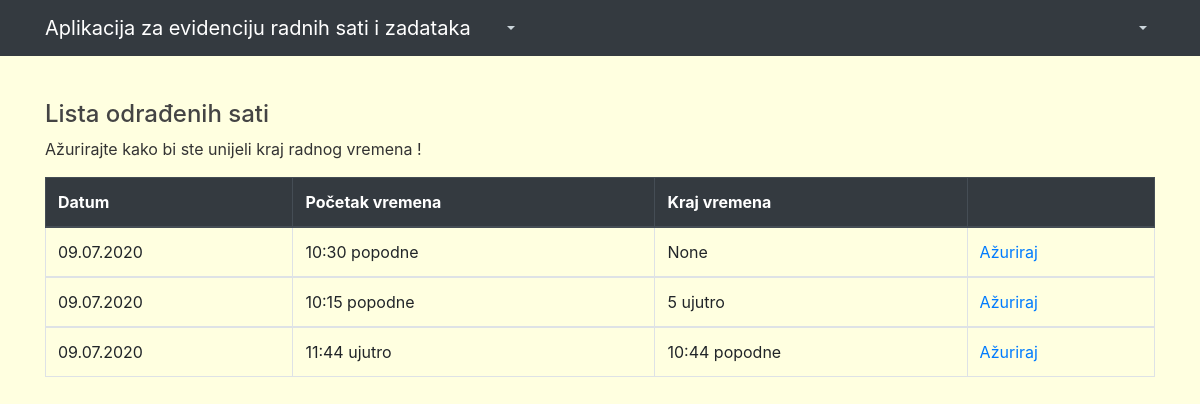
The app's page /osati1 (signed in) with its own data.
### app/models.py (models this page shows, shortened)
class OdradjeniSati(models.Model):
	datum = models.DateField(null= True, blank = True, auto_now_add=True)
	pvremena = models. TimeField(null= True, blank = True, verbose_name= 'Početak radnog vremena')
	kvremena = models. TimeField(null= True, blank = True, verbose_name= 'Kraj radnog vremena')
	korisnik = models.ForeignKey(User, on_delete=models.CASCADE ,null = True, blank = True,verbose_name = 'Korisnik' )
	class Meta:
		verbose_name_plural = "Odrađeni sati"

### app/views.py (the view)
# urls.py: path('osati1', views.KrajVremena.as_view(), name='krajvremena'),
class KrajVremena(LoginRequiredMixin, ListView):
    model = OdradjeniSati
    template_name ='app/mojiosati1.html'
    paginate_by = 10
    def get_queryset(self):
        return OdradjeniSati.objects.filter(korisnik=self.request.user, datum=datetime.now().date()).order_by('datum')

### app/templates/app/mojiosati1.html
{% extends "app/base.html" %}
{% load crispy_forms_tags %}
{% block content %}
<div style="padding-top: 20px;">
  <h4>Lista odrađenih sati</h4>
  <p>Ažurirajte kako bi ste unijeli kraj radnog vremena ! </p>
  {% if odradjenisati_list %}
    <table class="table table-bordered">
       <thead class="thead-dark">
        <tr>
      <th scope="col">Datum</th>
      <th scope="col">Početak vremena</th>
      <th scope="col">Kraj vremena</th>
      <th scope="col"></th>
      {%endif%}
        </tr>
      </thead>
  {% for odradjenisati in odradjenisati_list %}
   <tbody>
      <td>{{odradjenisati.datum}}</td>
      <td>{{odradjenisati.pvremena}}</td>
      <td>{{odradjenisati.kvremena}}</td>
      <td><a href="{% url 'osati-update' odradjenisati.id %}">Ažuriraj</a></td>
      </tbody>
      {% endfor %}
      </table>
</div>
{% endblock %}

### app/static/app/main.css (style rules this page uses)
body { background: #fafafa; color: #333333; margin-top: 5rem; }
h1, h2, h3, h4, h5, h6 { color: #444444; }

### app/templates/app/base.html (style rules this page uses)
body { background-color: #FFFFE0; }

### records on screen
OdradjeniSati: datum "09.07.2020", pvremena "10:30 popodne", kvremena "None"
OdradjeniSati: datum "09.07.2020", pvremena "10:15 popodne", kvremena "5 ujutro"
OdradjeniSati: datum "09.07.2020", pvremena "11:44 ujutro", kvremena "10:44 popodne"
